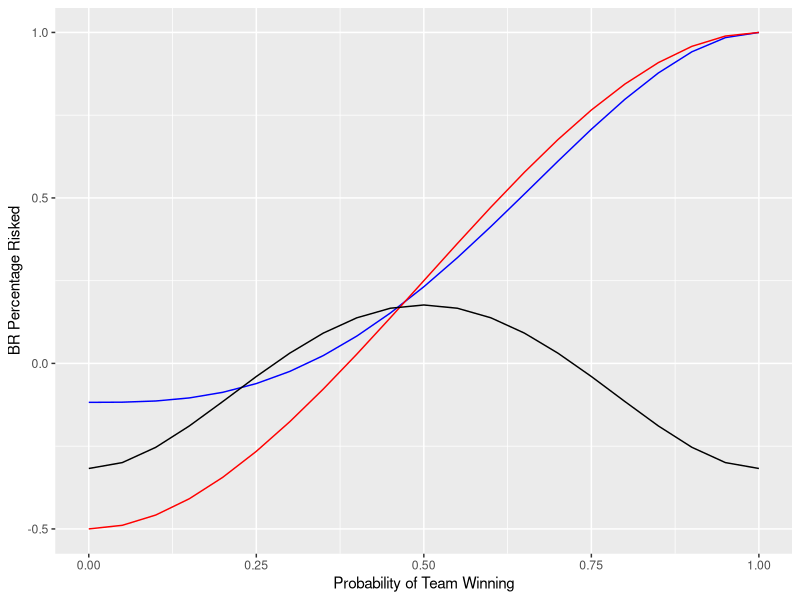

Source code (R):
# meant for a 4 game series. but strategy can be applied to an even number of games
# given two sets of odds, one where it is a binary win/loss and the other a win/loss/tie, which one should a bettor choose assuming each game has the same probability.

library(ggplot2)

comb = function(n, x) {
  factorial(n) / factorial(n-x) / factorial(x)
}


# win probabilities
tigers_win_prob = seq(0,1,0.05)


tigers_2way = function(prob, odds){
  
  # probabilities
  sweep = comb(4,0)*prob^4
  tig3 = comb(4,1)*prob^3*(1-prob)
  tie = comb(4,2)*prob^2*(1-prob)^2
  tig1 = comb(4,1)*prob*(1-prob)^3
  loseall = comb(4,0)*(1-prob)^4
  
  win = sweep + tig3 
  lose = tig1 + loseall
  
  # kelly size
  kelly = (odds*(win+.5*tie) - (1-win-.5*tie))/odds
  return(kelly)

}

(two_way_br_size = tigers_2way(tigers_win_prob,2))

tigers_3way = function(prob, odds_win, odds_tie){
  
  sweep = comb(4,0)*prob^4
  tig3 = comb(4,1)*prob^3*(1-prob)
  tie = comb(4,2)*prob^2*(1-prob)^2
  tig1 = comb(4,1)*prob*(1-prob)^3
  loseall = comb(4,0)*(1-prob)^4
  
  win = sweep + tig3 
  lose = tig1 + loseall
  
  # kelly size
  win_kelly = (odds_win*win - (1-win))/odds_win
  tie_kelly = (odds_tie*tie - (1-tie))/odds_tie

  df = data.frame(win_kelly,tie_kelly)
  return(df)

}

(three_way_br_size = tigers_3way(tigers_win_prob, 8.5,3.15))

# plot
df0 = data.frame(three_way_br_size,two_way_br_size, tigers_win_prob)
colnames(df0)[1] <- "win_3way"
colnames(df0)[2] <- "tie"
colnames(df0)[3] <- "win_2way"

ggplot(data = df0, aes(x = tigers_win_prob)) + 
  geom_line(aes(y = win_3way), color = "blue")+
  geom_line(aes(y = win_2way), color = "red")+
  geom_line(aes(y = tie), color = "black")+
  labs(x="Probability of Team Winning", y = "BR Percentage Risked")
